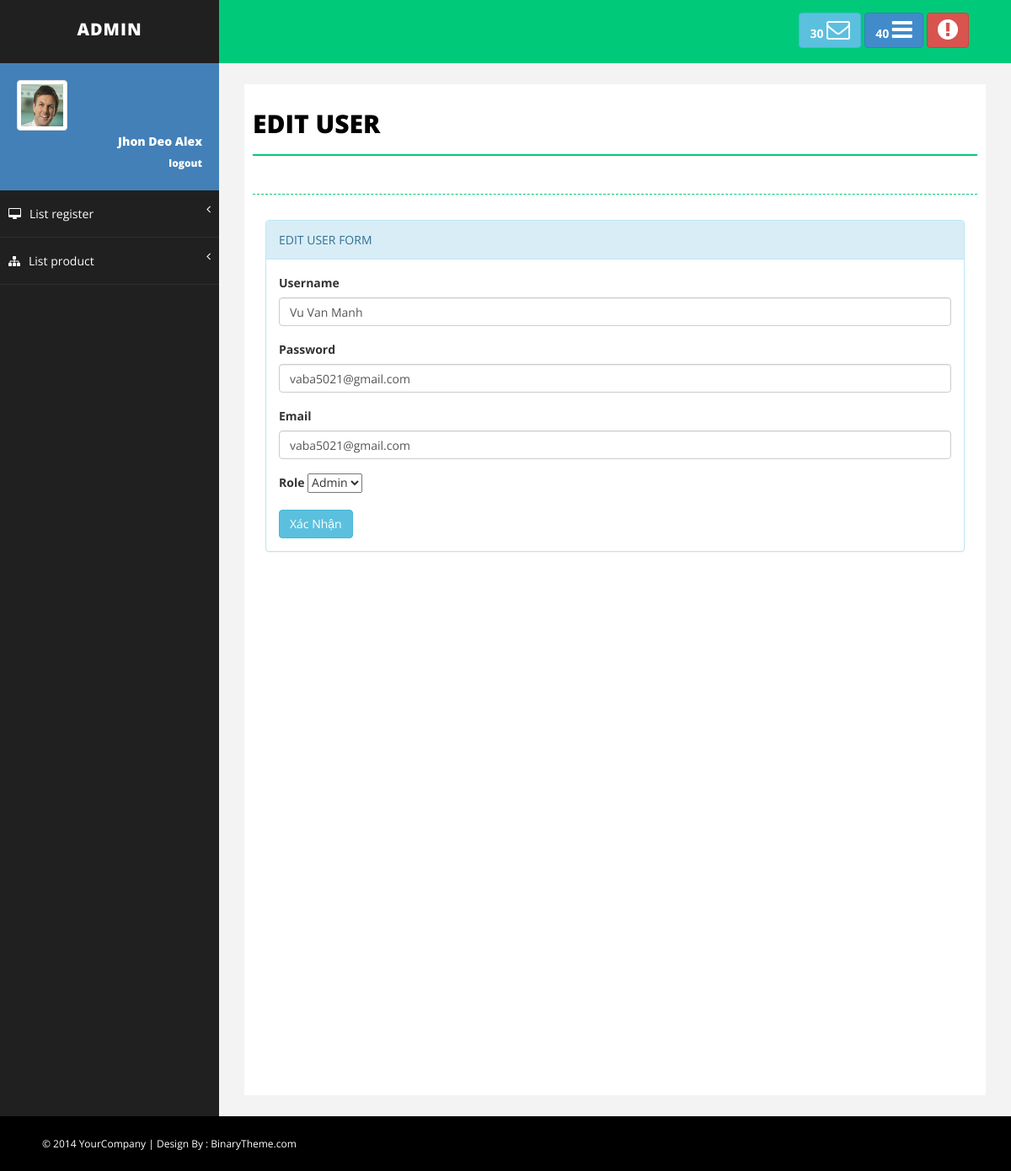
Page /admin/advance-admin/edit_user.php?id=31 on the committed database.
### tables this page shows
CREATE TABLE `users` (
  `id` int(11) NOT NULL,
  `username` varchar(255) NOT NULL,
  `password` varchar(255) NOT NULL,
  `email` varchar(255) NOT NULL,
  `role` varchar(255) NOT NULL DEFAULT 'user'
);

### admin/advance-admin/edit_user.php (the view, shortened to what this page needs)
<!DOCTYPE html>
<html xmlns="http://www.w3.org/1999/xhtml">
<head>
    <link href="assets/css/bootstrap.css" rel="stylesheet" />
    <link href="assets/css/font-awesome.css" rel="stylesheet" />
    <link href="assets/css/basic.css" rel="stylesheet" />
    <link href="assets/css/custom.css" rel="stylesheet" />
</head>
<body>
    <div id="wrapper">
        <nav class="navbar navbar-default navbar-cls-top " role="navigation" style="margin-bottom: 0">
            <div class="navbar-header">
                <a class="navbar-brand" href="index.html">ADMIN</a>
            </div>
            <div class="header-right">
              <a href="message-task.html" class="btn btn-info" title="New Message"><b>30 </b><i class="fa fa-envelope-o fa-2x"></i></a>
                <a href="message-task.html" class="btn btn-primary" title="New Task"><b>40 </b><i class="fa fa-bars fa-2x"></i></a>
                <a href="login.html" class="btn btn-danger" title="Logout"><i class="fa fa-exclamation-circle fa-2x"></i></a>
            </div>
        </nav>
        <nav class="navbar-default navbar-side" role="navigation">
            <div class="sidebar-collapse">
                <ul class="nav" id="main-menu">
                    <li>
                        <div class="user-img-div">
                            <img src="assets/img/user.png" class="img-thumbnail" />
                            <div class="inner-text">
                                Jhon Deo Alex
                            <br />
                            <small>
                                <a href="dangxuat.php" style="color: white">logout</a>
                                </small>
                            </div>
                        </div>
                    </li>
                    <li>
                        <a href="#"><i class="fa fa-desktop "></i>List register <span class="fa arrow"></span></a>
                    </li>
                    <li>
                        <a href="#"><i class="fa fa-sitemap "></i>List product<span class="fa arrow"></span></a>
            </div>
        </nav>
        <div id="page-wrapper">
        <div id="page-inner">
                <div class="row">
                    <div class="col-md-12">
                        <h1 class="page-head-line">Edit User</h1>
                        <h1 class="page-subhead-line"> </h1>
                    </div>
                </div>
                <div class="col-lg-12 col-md-12 col-sm-12">
           <div class="table-responsive">
           <table class="table table-striped table-bordered table-hover">
           <div class="panel panel-info">
                        <div class="panel-heading">
                        EDIT USER FORM
                        </div>
                                <div class="panel-body">
                                    <?php
                                    include('../../connect.php');
                                    if (isset($_GET['id'])) {
                                        $user_id = $_GET['id'];
                                        $sql = "SELECT * FROM users WHERE id = $user_id";
                                        $result = mysqli_query($conn, $sql);
                                        if (mysqli_num_rows($result) == 1) {
                                            $user = mysqli_fetch_assoc($result);
                                        } else {
                                            echo "<div class='alert alert-danger'>Không tìm thấy ID người dùng.</div>";
                                        }
                                    } else {
                                        echo "<div class='alert alert-danger'>ID người dùng không được cung cấp.</div>";
                                    }
                                    ?>
                                    <form role="form" method="post" enctype="multipart/form-data">
                                        <div class="form-group">
                                            <label for="txtname">Username</label>
                                            <input class="form-control" type="text" id="txtname" name="txtname" value="<?php echo isset($user) ? $user['username'] : ''; ?>">
                                        </div>
                                        <div class="form-group">
                                            <label for="txtnum">Password</label>
                                            <input class="form-control" type="text" id="txtnum" name="txtnum" value="<?php echo isset($user) ? $user['password'] : ''; ?>">
                                        </div>
                                        <div class="form-group">
                                            <label for="txtemail">Email</label>
                                            <input class="form-control" type="text" id="txtemail" name="txtemail" value="<?php echo isset($user) ? $user['email'] : ''; ?>">
                                        </div>
                                        <div class="form-group">
                                            <label for="txtcategory">Role</label>
                                            <select id="txtcategory" name="txtcategory">
                                                <option value="admin" <?php echo isset($user) && $user['role'] === 'admin' ? 'selected' : ''; ?>>Admin</option>
                                            </select>
                                        </div>
                                        <button type="submit" class="btn btn-info" name="txtsub">Xác Nhận</button>
                                    </form>
                                </div>
                            </div>
                        </table>
                    </div>
                </div>
            </div>
        </div>
    </div>
    <div id="footer-sec">
        &copy; 2014 YourCompany | Design By : <a href="http://www.binarytheme.com/" target="_blank">BinaryTheme.com</a>
    </div>
</body>
</html>

### admin/advance-admin/assets/css/basic.css (style rules this page uses)
body { font-family: 'Open Sans', sans-serif; line-height:25px; }
#wrapper { width: 100%; background: #202020; }
#page-wrapper { padding: 15px 15px; min-height: 600px; background: #F3F3F3; }
#page-inner { width: 100%; margin: 10px 20px 10px 0px; background-color: #fff!important; padding: 10px; min-height: 1200px; }
.page-head-line { font-size: 30px; text-transform: uppercase; color: #000; font-weight: 800; padding-bottom: 20px; border-bottom: 2px solid #00CA79; margin-bottom: 10px; }
.page-subhead-line { font-size: 14px; padding-top: 5px; padding-bottom: 20px; font-style:italic; margin-bottom:30px; border-bottom:1px dashed #00CA79; }
.navbar-cls-top .navbar-brand { color: #fff; background: #202020; width: 260px; text-align: center; height: 75px; font-size: 20px; letter-spacing: 1px; font-weight: 900; padding-top: 25px; text-transform:uppercase; }
.header-right { color: #fff; padding: 15px 50px 5px 50px; float: right; font-size: 16px; }
.user-img-div { min-height: 140px; padding: 20px; background-color: #4380B8; }
.user-img-div img { max-height: 60px; }
.user-img-div .inner-text { text-align: right; position: relative; color: #fff; font-weight: 800; line-height: 25px; }
.arrow { float: right; }
.fa.arrow:before { content: "\f104"; }
.sidebar-collapse, .sidebar-collapse .nav { background: none; }
.sidebar-collapse .nav { padding: 0; }
.sidebar-collapse .nav > li > a { color: #fff; background: #202020; text-shadow: none; padding: 15px 40px; border-bottom: 1px solid #2F2E31; }
.sidebar-collapse > .nav > li > a { padding: 15px 10px; }
.navbar-side { border: none; background-color: #202020; }
.navbar-cls-top { background: #00CA79; border-bottom: none; }
.navbar-default { border: 0px solid black; }
.navbar-header { background: #000000; }
.nav > li > a > i { margin-right: 10px; }
#footer-sec { background-color:#000; padding:20px 50px; color:#fff; font-size:12px; }
#footer-sec a { color:#fff; }
@media (min-width:768px) { #page-wrapper { margin: 0 0 0 260px; padding: 15px 30px; min-height: 1200px; } }
@media (min-width:768px) { .navbar-side { z-index: 1; position: absolute; width: 260px; } }
@media (min-width:768px) { .navbar { border-radius: 0px; } }

### rows in the picture
users: txtname "Vu Van Manh", txtnum "vaba5021@gmail.com", txtemail "vaba5021@gmail.com", txtcategory "Admin"
